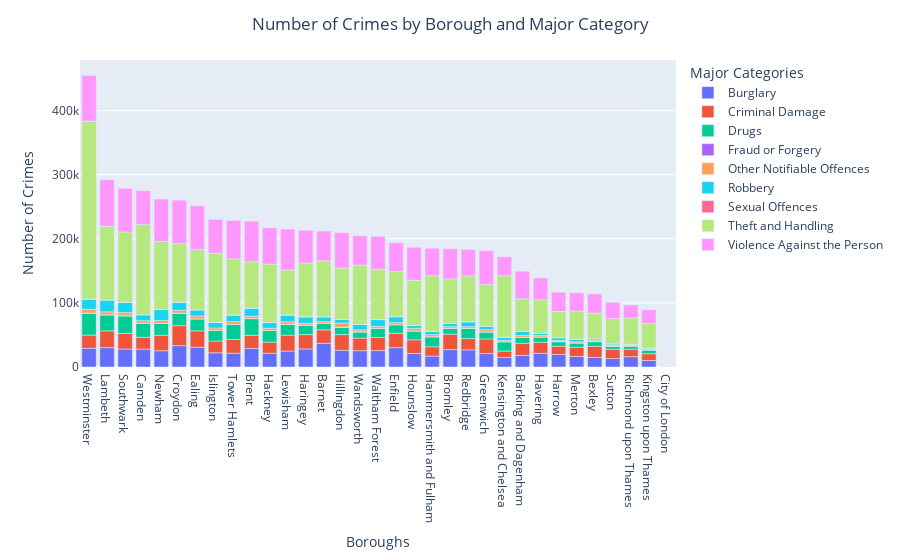

The notebook cell saved with this chart:
### Markdown cell above
Create a bar plot to visualize the Number of Crimes by borough and also major category

### Code cell
fig = px.bar(borough_major,
             x="borough",
             y="value",
             color="major_category",
             labels={"major_category":"Major Category","borough":"Borough","value":"Number of Crimes"},
             category_orders={"borough":df.groupby("borough")[["value"]].sum().sort_values("value",ascending=False).index})
fig.update_layout(title="Number of Crimes by Borough and Major Category",
                  title_x=0.5,
                  xaxis_title="Boroughs",
                  yaxis_title="Number of Crimes",
                  legend=dict(title="Major Categories"))
fig.show()

### Figure 1 — Plotly figure (JSON) as saved in the notebook; plotly's stock layout.template omitted (floating-point values rounded to 4 significant figures)
{"data": [{"alignmentgroup": "True", "hovertemplate": "Major Category=Burglary<br>Borough=%{x}<br>Number of Crimes=%{y}<extra></extra>", "legendgroup": "Burglary", "marker": {"color": "#636efa", "pattern": {"shape": ""}}, "name": "Burglary", "offsetgroup": "Burglary", "orientation": "v", "showlegend": true, "textposition": "auto", "type": "bar", "x": ["Barking and Dagenham", "Barnet", "Bexley", "Brent", "Bromley", "Camden", "City of London", "Croydon", "Ealing", "Enfield", "Greenwich", "Hackney", "Hammersmith and Fulham", "Haringey", "Harrow", "Havering", "Hillingdon", "Hounslow", "Islington", "Kensington and Chelsea", "Kingston upon Thames", "Lambeth", "Lewisham", "Merton", "Newham", "Redbridge", "Richmond upon Thames", "Southwark", "Sutton", "Tower Hamlets", "Waltham Forest", "Wandsworth", "Westminster"], "xaxis": "x", "y": [18103, 36981, 14973, 28923, 27135, 27939, 15, 33376, 30831, 30213, 20966, 21450, 17010, 28213, 19630, 21302, 26056, 21026, 22207, 14980, 10131, 30199, 24871, 16485, 25356, 26735, 16097, 27980, 13207, 21510, 25565, 25533, 29295], "yaxis": "y"}, {"alignmentgroup": "True", "hovertemplate": "Major Category=Criminal Damage<br>Borough=%{x}<br>Number of Crimes=%{y}<extra></extra>", "legendgroup": "Criminal Damage", "marker": {"color": "#EF553B", "pattern": {"shape": ""}}, "name": "Criminal Damage", "offsetgroup": "Criminal Damage", "orientation": "v", "showlegend": true, "textposition": "auto", "type": "bar", "x": ["Barking and Dagenham", "Barnet", "Bexley", "Brent", "Bromley", "Camden", "City of London", "Croydon", "Ealing", "Enfield", "Greenwich", "Hackney", "Hammersmith and Fulham", "Haringey", "Harrow", "Havering", "Hillingdon", "Hounslow", "Islington", "Kensington and Chelsea", "Kingston upon Thames", "Lambeth", "Lewisham", "Merton", "Newham", "Redbridge", "Richmond upon Thames", "Southwark", "Sutton", "Tower Hamlets", "Waltham Forest", "Wandsworth", "Westminster"], "xaxis": "x", "y": [18888, 21024, 17244, 20569, 24039, 18482, 16, 31218, 25613, 22487, 22755, 17327, 14595, 22272, 12724, 17252, 24485, 21407, 18354, 9839, 10610, 26136, 24810, 14339, 24177, 17543, 11722, 24450, 14474, 21593, 20459, 19630, 20405], "yaxis": "y"}, {"alignmentgroup": "True", "hovertemplate": "Major Category=Drugs<br>Borough=%{x}<br>Number of Crimes=%{y}<extra></extra>", "legendgroup": "Drugs", "marker": {"color": "#00cc96", "pattern": {"shape": ""}}, "name": "Drugs", "offsetgroup": "Drugs", "orientation": "v", "showlegend": true, "textposition": "auto", "type": "bar", "x": ["Barking and Dagenham", "Barnet", "Bexley", "Brent", "Bromley", "Camden", "City of London", "Croydon", "Ealing", "Enfield", "Greenwich", "Hackney", "Hammersmith and Fulham", "Haringey", "Harrow", "Havering", "Hillingdon", "Hounslow", "Islington", "Kensington and Chelsea", "Kingston upon Thames", "Lambeth", "Lewisham", "Merton", "Newham", "Redbridge", "Richmond upon Thames", "Southwark", "Sutton", "Tower Hamlets", "Waltham Forest", "Wandsworth", "Westminster"], "xaxis": "x", "y": [9188, 9796, 7346, 25978, 8942, 21816, 33, 19162, 18591, 13251, 10836, 18144, 15492, 14563, 7122, 8171, 11413, 13722, 16553, 14573, 5682, 25083, 16825, 6651, 18389, 15736, 4707, 27381, 4586, 23408, 14101, 9493, 34031], "yaxis": "y"}, {"alignmentgroup": "True", "hovertemplate": "Major Category=Fraud or Forgery<br>Borough=%{x}<br>Number of Crimes=%{y}<extra></extra>", "legendgroup": "Fraud or Forgery", "marker": {"color": "#ab63fa", "pattern": {"shape": ""}}, "name": "Fraud or Forgery", "offsetgroup": "Fraud or Forgery", "orientation": "v", "showlegend": true, "textposition": "auto", "type": "bar", "x": ["Barking and Dagenham", "Barnet", "Bexley", "Brent", "Bromley", "Camden", "Croydon", "Ealing", "Enfield", "Greenwich", "Hackney", "Hammersmith and Fulham", "Haringey", "Harrow", "Havering", "Hillingdon", "Hounslow", "Islington", "Kensington and Chelsea", "Kingston upon Thames", "Lambeth", "Lewisham", "Merton", "Newham", "Redbridge", "Richmond upon Thames", "Southwark", "Sutton", "Tower Hamlets", "Waltham Forest", "Wandsworth", "Westminster"], "xaxis": "x", "y": [205, 175, 106, 157, 196, 123, 270, 175, 132, 107, 143, 91, 207, 92, 179, 223, 183, 85, 85, 65, 137, 262, 111, 323, 284, 37, 321, 57, 124, 236, 161, 273], "yaxis": "y"}, {"alignmentgroup": "True", "hovertemplate": "Major Category=Other Notifiable Offences<br>Borough=%{x}<br>Number of Crimes=%{y}<extra></extra>", "legendgroup": "Other Notifiable Offences", "marker": {"color": "#FFA15A", "pattern": {"shape": ""}}, "name": "Other Notifiable Offences", "offsetgroup": "Other Notifiable Offences", "orientation": "v", "showlegend": true, "textposition": "auto", "type": "bar", "x": ["Barking and Dagenham", "Barnet", "Bexley", "Brent", "Bromley", "Camden", "City of London", "Croydon", "Ealing", "Enfield", "Greenwich", "Hackney", "Hammersmith and Fulham", "Haringey", "Harrow", "Havering", "Hillingdon", "Hounslow", "Islington", "Kensington and Chelsea", "Kingston upon Thames", "Lambeth", "Lewisham", "Merton", "Newham", "Redbridge", "Richmond upon Thames", "Southwark", "Sutton", "Tower Hamlets", "Waltham Forest", "Wandsworth", "Westminster"], "xaxis": "x", "y": [2819, 2953, 1999, 3711, 2637, 3857, 17, 4340, 4406, 3293, 3598, 3332, 3352, 2971, 1998, 2358, 6504, 3963, 3675, 2203, 1332, 4520, 3809, 1571, 4456, 2619, 1420, 4696, 1393, 4268, 3040, 3091, 6148], "yaxis": "y"}, {"alignmentgroup": "True", "hovertemplate": "Major Category=Robbery<br>Borough=%{x}<br>Number of Crimes=%{y}<extra></extra>", "legendgroup": "Robbery", "marker": {"color": "#19d3f3", "pattern": {"shape": ""}}, "name": "Robbery", "offsetgroup": "Robbery", "orientation": "v", "showlegend": true, "textposition": "auto", "type": "bar", "x": ["Barking and Dagenham", "Barnet", "Bexley", "Brent", "Bromley", "Camden", "City of London", "Croydon", "Ealing", "Enfield", "Greenwich", "Hackney", "Hammersmith and Fulham", "Haringey", "Harrow", "Havering", "Hillingdon", "Hounslow", "Islington", "Kensington and Chelsea", "Kingston upon Thames", "Lambeth", "Lewisham", "Merton", "Newham", "Redbridge", "Richmond upon Thames", "Southwark", "Sutton", "Tower Hamlets", "Waltham Forest", "Wandsworth", "Westminster"], "xaxis": "x", "y": [6105, 7374, 2338, 12473, 4868, 9286, 24, 12645, 9568, 9059, 5430, 8975, 5279, 10084, 4242, 3089, 5663, 4847, 8736, 4744, 1702, 18408, 10455, 4021, 16913, 7688, 1590, 16153, 2308, 10050, 10606, 8398, 15752], "yaxis": "y"}, {"alignmentgroup": "True", "hovertemplate": "Major Category=Sexual Offences<br>Borough=%{x}<br>Number of Crimes=%{y}<extra></extra>", "legendgroup": "Sexual Offences", "marker": {"color": "#FF6692", "pattern": {"shape": ""}}, "name": "Sexual Offences", "offsetgroup": "Sexual Offences", "orientation": "v", "showlegend": true, "textposition": "auto", "type": "bar", "x": ["Barking and Dagenham", "Barnet", "Bexley", "Brent", "Bromley", "Camden", "Croydon", "Ealing", "Enfield", "Greenwich", "Hackney", "Hammersmith and Fulham", "Haringey", "Harrow", "Havering", "Hillingdon", "Hounslow", "Islington", "Kensington and Chelsea", "Kingston upon Thames", "Lambeth", "Lewisham", "Merton", "Newham", "Redbridge", "Richmond upon Thames", "Southwark", "Sutton", "Tower Hamlets", "Waltham Forest", "Wandsworth", "Westminster"], "xaxis": "x", "y": [49, 38, 22, 39, 31, 36, 55, 52, 38, 56, 46, 45, 40, 27, 19, 44, 40, 40, 24, 18, 70, 71, 26, 43, 31, 26, 40, 20, 47, 34, 47, 59], "yaxis": "y"}, {"alignmentgroup": "True", "hovertemplate": "Major Category=Theft and Handling<br>Borough=%{x}<br>Number of Crimes=%{y}<extra></extra>", "legendgroup": "Theft and Handling", "marker": {"color": "#B6E880", "pattern": {"shape": ""}}, "name": "Theft and Handling", "offsetgroup": "Theft and Handling", "orientation": "v", "showlegend": true, "textposition": "auto", "type": "bar", "x": ["Barking and Dagenham", "Barnet", "Bexley", "Brent", "Bromley", "Camden", "City of London", "Croydon", "Ealing", "Enfield", "Greenwich", "Hackney", "Hammersmith and Fulham", "Haringey", "Harrow", "Havering", "Hillingdon", "Hounslow", "Islington", "Kensington and Chelsea", "Kingston upon Thames", "Lambeth", "Lewisham", "Merton", "Newham", "Redbridge", "Richmond upon Thames", "Southwark", "Sutton", "Tower Hamlets", "Waltham Forest", "Wandsworth", "Westminster"], "xaxis": "x", "y": [50999, 87285, 40071, 72523, 69742, 140596, 561, 91437, 93834, 70371, 64923, 91118, 86381, 83979, 40800, 52609, 80028, 70180, 107661, 95963, 38226, 114899, 70382, 44128, 106146, 71496, 40858, 109432, 39533, 87620, 77940, 92523, 277617], "yaxis": "y"}, {"alignmentgroup": "True", "hovertemplate": "Major Category=Violence Against the Person<br>Borough=%{x}<br>Number of Crimes=%{y}<extra></extra>", "legendgroup": "Violence Against the Person", "marker": {"color": "#FF97FF", "pattern": {"shape": ""}}, "name": "Violence Against the Person", "offsetgroup": "Violence Against the Person", "orientation": "v", "showlegend": true, "textposition": "auto", "type": "bar", "x": ["Barking and Dagenham", "Barnet", "Bexley", "Brent", "Bromley", "Camden", "City of London", "Croydon", "Ealing", "Enfield", "Greenwich", "Hackney", "Hammersmith and Fulham", "Haringey", "Harrow", "Havering", "Hillingdon", "Hounslow", "Islington", "Kensington and Chelsea", "Kingston upon Thames", "Lambeth", "Lewisham", "Merton", "Newham", "Redbridge", "Richmond upon Thames", "Southwark", "Sutton", "Tower Hamlets", "Waltham Forest", "Wandsworth", "Westminster"], "xaxis": "x", "y": [43091, 46565, 30037, 63178, 46759, 53012, 114, 67791, 68492, 45036, 52897, 56584, 43014, 50943, 30213, 33968, 55264, 51404, 52975, 29570, 21540, 72726, 63652, 28322, 66221, 41430, 20314, 68356, 25409, 59993, 51898, 45865, 71448], "yaxis": "y"}], "layout": {"barmode": "relative", "legend": {"title": {"text": "Major Categories"}, "tracegroupgap": 0}, "margin": {"t": 60}, "title": {"text": "Number of Crimes by Borough and Major Category", "x": 0.5}, "xaxis": {"anchor": "y", "categoryarray": ["Westminster", "Lambeth", "Southwark", "Camden", "Newham", "Croydon", "Ealing", "Islington", "Tower Hamlets", "Brent", "Hackney", "Lewisham", "Haringey", "Barnet", "Hillingdon", "Wandsworth", "Waltham Forest", "Enfield", "Hounslow", "Hammersmith and Fulham", "Bromley", "Redbridge", "Greenwich", "Kensington and Chelsea", "Barking and Dagenham", "Havering", "Harrow", "Merton", "Bexley", "Sutton", "Richmond upon Thames", "Kingston upon Thames", "City of London"], "categoryorder": "array", "domain": [0, 1], "title": {"text": "Boroughs"}}, "yaxis": {"anchor": "x", "domain": [0, 1], "title": {"text": "Number of Crimes"}}}}
